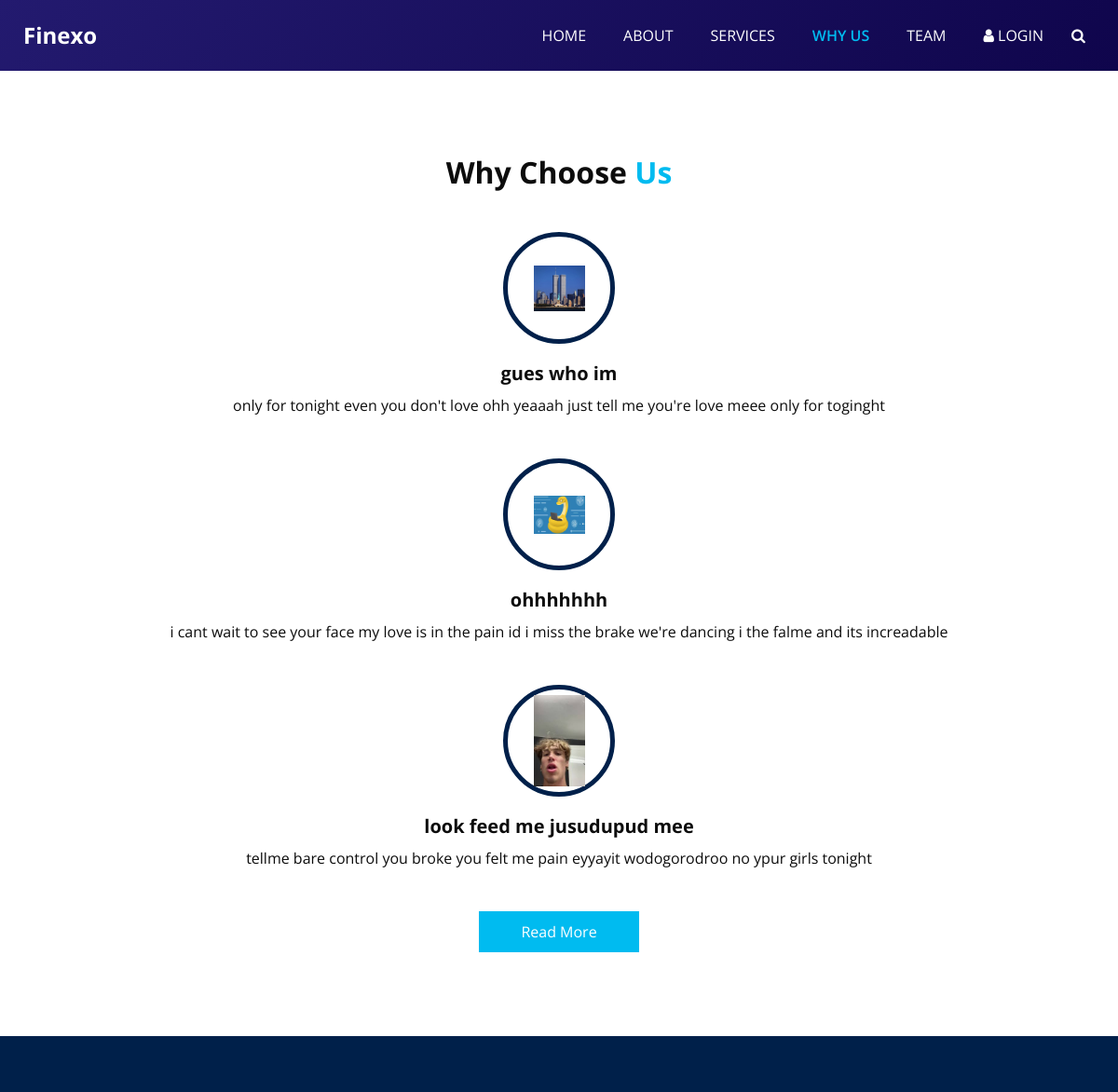
The app's page /why/ with its own data.
### web_info/models.py (models this page shows)
class WhyUs(models.Model):
    icon = models.ImageField()
    title = models.CharField(max_length=255)
    body = models.TextField(max_length=255)

### web_info/views.py (the view)
# urls.py: path('why/', why, name = 'why'),
def why(request):
    why = WhyUs.objects.all()
    return render(request, "why.html", {'why':why})

### web_info/templates/why.html (shortened to what this page needs)
<!DOCTYPE html>
<html>
{% load static %}
<head>
  <link rel="stylesheet" type="text/css" href="{% static 'css/bootstrap.css' %}" />
  <link rel="stylesheet" type="text/css" href="https://cdnjs.cloudflare.com/ajax/libs/OwlCarousel2/2.3.4/assets/owl.carousel.min.css" />
  <link href="{% static 'css/font-awesome.min.css' %}" rel="stylesheet" />
  <link href="{% static 'css/style.css' %}" rel="stylesheet" />
  <link href="{% static 'css/responsive.css' %}" rel="stylesheet" />
</head>
<body class="sub_page">
  <div class="hero_area">
    <header class="header_section">
      <div class="container-fluid">
        <nav class="navbar navbar-expand-lg custom_nav-container ">
          <a class="navbar-brand" href="{% url 'index' %}">
            <span>
              Finexo
            </span>
          </a>
          <div class="collapse navbar-collapse" id="navbarSupportedContent">
            <ul class="navbar-nav">
              <li class="nav-item">
                <a class="nav-link" href="{% url 'index' %}">Home </a>
              </li>
              <li class="nav-item">
                <a class="nav-link" href="{% url 'about' %}"> About</a>
              </li>
              <li class="nav-item">
                <a class="nav-link" href="{% url 'service' %}">Services</a>
              </li>
              <li class="nav-item active">
                <a class="nav-link" href="{% url 'why' %}">Why Us <span class="sr-only">(current)</span> </a>
              </li>
              <li class="nav-item">
                <a class="nav-link" href="{% url 'team' %}">Team</a>
              </li>
              <li class="nav-item">
                <a class="nav-link" href="#"> <i class="fa fa-user" aria-hidden="true"></i> Login</a>
              </li>
              <form class="form-inline">
                <button class="btn my-2 my-sm-0 nav_search-btn" type="submit">
                  <i class="fa fa-search" aria-hidden="true"></i>
                </button>
              </form>
            </ul>
          </div>
        </nav>
      </div>
    </header>
  </div>
  <section class="why_section layout_padding">
    <div class="container">
      <div class="heading_container heading_center">
        <h2>
          Why Choose <span>Us</span>
        </h2>
      </div>
            {% for i in why %}
      <div class="why_container">
        <div class="box">
          <div class="img-box">
            <img src="{{ i.icon.url }}" alt="">
          </div>
          <div class="detail-box">
            <h5>
              {{ i.title }}
            </h5>
            <p>
              {{ i.body }}
            </p>
          </div>
        </div>
      </div>
      {% endfor %}
      <div class="btn-box">
        <a href="">
          Read More
        </a>
      </div>
    </div>
  </section>
  <section class="info_section layout_padding2">
  </section>
</body>
</html>

### static/css/style.css (style rules this page uses)
body { font-family: "Open Sans", sans-serif; color: #0c0c0c; background-color: #ffffff; overflow-x: hidden; }
.layout_padding { padding: 90px 0; }
.layout_padding2 { padding: 75px 0; }
.heading_container { display: -webkit-box; display: -ms-flexbox; display: flex; -webkit-box-orient: vertical; -webkit-box-direction: normal; -ms-flex-direction: column; flex-direction: column; -webkit-box-align: start; -ms-flex-align: start; align-items: flex-start; }
.heading_container h2 { position: relative; font-weight: bold; margin-bottom: 0; }
.heading_container h2 span { color: #00bbf0; }
.heading_container.heading_center { -webkit-box-align: center; -ms-flex-align: center; align-items: center; text-align: center; }
a, a:hover, a:focus { text-decoration: none; }
.btn, .btn:focus { outline: none !important; -webkit-box-shadow: none; box-shadow: none; }
.hero_area { position: relative; min-height: 100vh; display: -webkit-box; display: -ms-flexbox; display: flex; -webkit-box-orient: vertical; -webkit-box-direction: normal; -ms-flex-direction: column; flex-direction: column; }
.sub_page .hero_area { min-height: auto; background: linear-gradient(130deg, #231a6f, #0f054c); }
.header_section { padding: 15px 0; }
.header_section .container-fluid { padding-right: 25px; padding-left: 25px; }
.navbar-brand span { font-weight: bold; font-size: 24px; color: #ffffff; }
.custom_nav-container { padding: 0; }
.custom_nav-container .navbar-nav { margin-left: auto; }
.custom_nav-container .navbar-nav .nav-item .nav-link { padding: 5px 20px; color: #ffffff; text-align: center; text-transform: uppercase; border-radius: 5px; -webkit-transition: all 0.3s; transition: all 0.3s; }
.custom_nav-container .navbar-nav .nav-item:hover .nav-link, .custom_nav-container .navbar-nav .nav-item.active .nav-link { color: #00bbf0; }
.custom_nav-container .navbar-nav .nav-item.active .nav-link { font-weight: 600; }
.custom_nav-container .nav_search-btn { width: 35px; height: 35px; padding: 0; border: none; color: #ffffff; }
.why_section .box { margin-top: 45px; display: -webkit-box; display: -ms-flexbox; display: flex; -webkit-box-orient: vertical; -webkit-box-direction: normal; -ms-flex-direction: column; flex-direction: column; -webkit-box-align: center; -ms-flex-align: center; align-items: center; text-align: center; }
.why_section .box .img-box { margin-bottom: 20px; width: 120px; height: 120px; min-width: 120px; min-height: 120px; border-radius: 100%; border: 5px solid #00204a; display: -webkit-box; display: -ms-flexbox; display: flex; -webkit-box-pack: center; -ms-flex-pack: center; justify-content: center; -webkit-box-align: center; -ms-flex-align: center; align-items: center; }
.why_section .box .img-box img { width: 55px; height: auto; fill: #00204a; }
.why_section .box h5 { font-weight: bold; margin-bottom: 10px; }
.why_section .box p { margin-bottom: 0; }
.why_section .btn-box { display: -webkit-box; display: -ms-flexbox; display: flex; -webkit-box-pack: center; -ms-flex-pack: center; justify-content: center; margin-top: 45px; }
.why_section .btn-box a { display: inline-block; padding: 10px 45px; background-color: #00bbf0; color: #ffffff; border-radius: 0; -webkit-transition: all 0.3s; transition: all 0.3s; border: none; }
.info_section { background-color: #00204a; color: #ffffff; padding: 45px 0 15px 0; }

### static/css/responsive.css (style rules this page uses)
@media (min-width: 1200px) { .container { max-width: 1170px; } }

### records on screen
WhyUs: icon (picture), title "gues who im", body "only for tonight even you don't love ohh yeaaah just tell me you're love meee only for toginght"
WhyUs: icon (picture), title "ohhhhhhh", body "i cant wait to see your face my love is in the pain id i miss the brake we're dancing i the falme and its increadable"
WhyUs: icon (picture), title "look feed me jusudupud mee", body "tellme bare control you broke you felt me pain eyyayit wodogorodroo no ypur girls tonight"
